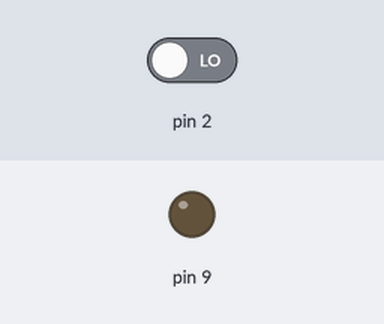
A sketch run on a simulated Arduino Uno, built with avr-gcc and run on an emulated ATmega328P. Parts: output pins drawn as LEDs (lit = HIGH). The test bench sets the inputs (shaded band); at power-on: pin 2 LOW.

Above: at 1.2 s.
1.3 s: pin 2 driven HIGH
At 2.4 s:
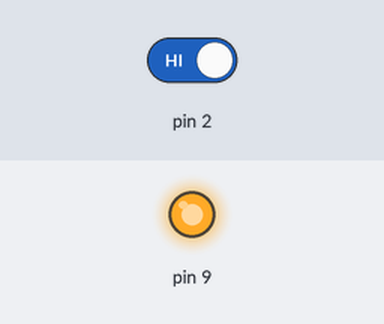
Timing chart, 0 to 4.3 s (numbered marks = the images above; inputs shaded):
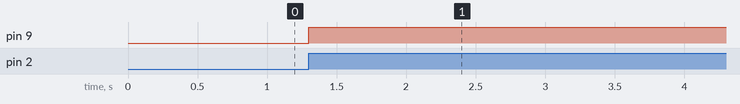

Measured:
- after the input at 1.3 s, pin 9: LOW → HIGH at once

The sketch:

pin_layout_check.ino
```cpp
boolean toggle = false;

void setup() {
  pinMode(9, OUTPUT);
  pinMode(11, INPUT);
  Serial.begin(9600);
  pinMode(2, INPUT);
  attachInterrupt(0, stopISR, RISING);
}

void loop() {


}
void stopISR(){
    toggle = !toggle;
    digitalWrite(9,toggle);
    delay(500);

    }
```
